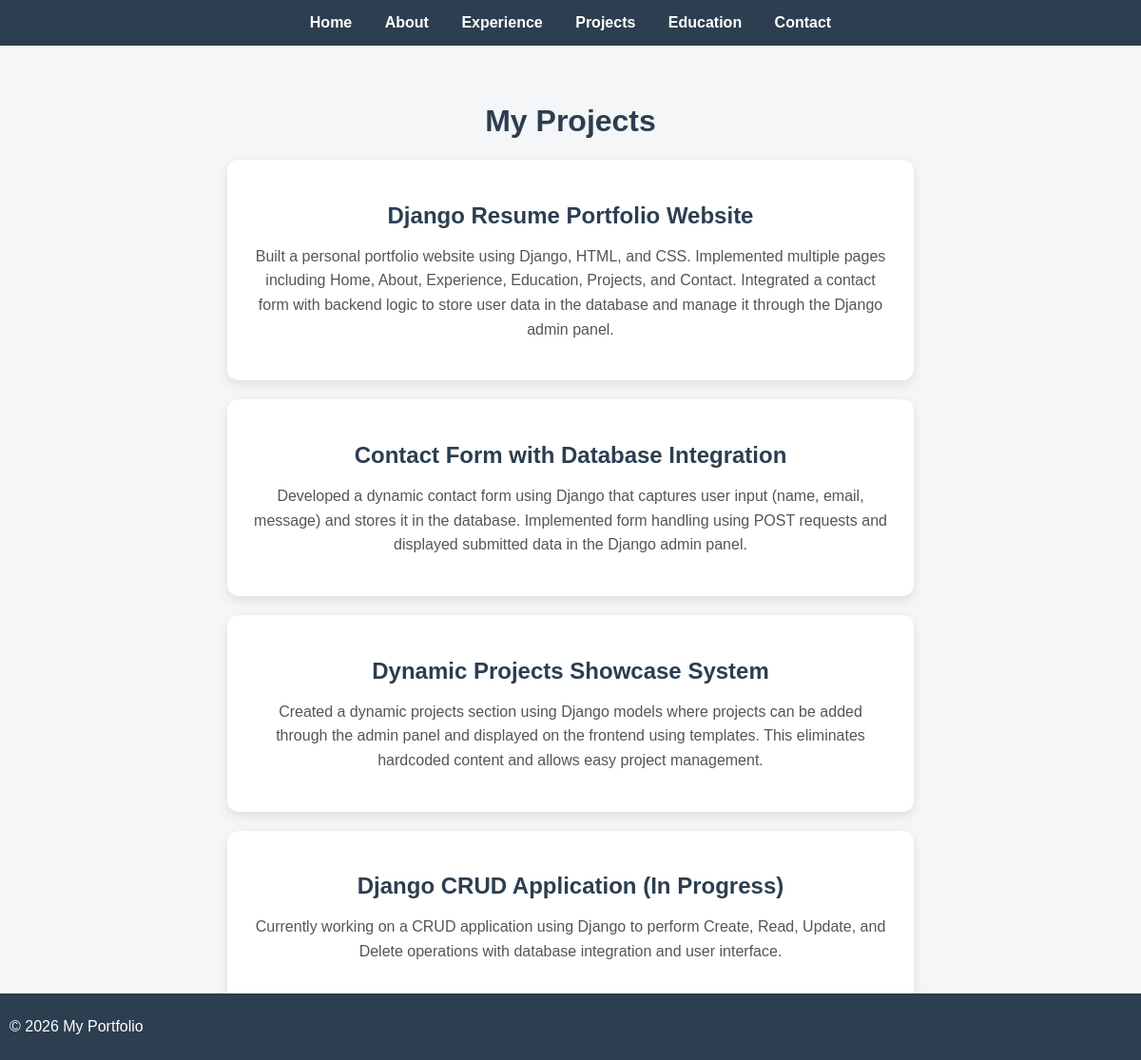
/projects/, run on the app's committed database.
### resume/models.py (models this page shows, shortened)
class Project(models.Model):
    title = models.CharField(max_length=200)
    description = models.TextField()

### resume/views.py (the view)
# urls.py: path('projects/', views.projects, name='projects'),
def projects(request):
    data = Project.objects.all()
    return render(request, 'projects.html', {'projects': data})

### templates/projects.html
{% extends 'base.html' %}
{% block content %}
<h1>My Projects</h1>
{% for project in projects %}
<div class="card">
    <h2>{{ project.title }}</h2>
    <p>{{ project.description }}</p>
</div>
{% endfor %}
{% endblock %}

### templates/base.html (shortened to what this page needs)
<!DOCTYPE html>
<html>
<head>
    {% load static %}
    <link rel="stylesheet" href="{% static 'css/style.css' %}">
</head>
<body>
<nav>
    <a href="/">Home</a>
    <a href="/about/">About</a>
    <a href="/experience/">Experience</a>
    <a href="/projects/">Projects</a>
    <a href="/education/">Education</a>
    <a href="/contact/">Contact</a>
</nav>
<div class="container">
    {% block content %}
    {% endblock %}
</div>
<footer>
    <p>© 2026 My Portfolio</p>
</footer>
</body>
</html>

### static/css/style.css (style rules this page uses)
body { margin: 0; font-family: Arial, sans-serif; background-color: #f4f6f8; }
nav { background-color: #2c3e50; padding: 15px; text-align: center; }
nav a { color: white; text-decoration: none; margin: 0 15px; font-weight: bold; }
.container { padding: 40px; text-align: center; }
h1 { color: #2c3e50; }
h2 { color: #34495e; }
.card { background: white; padding: 20px; margin: 20px auto; width: 60%; box-shadow: 0 0 10px rgba(0,0,0,0.1); border-radius: 10px; }
footer { background-color: #2c3e50; color: white; padding: 10px; position: fixed; bottom: 0; width: 100%; }
.card { background: white; padding: 25px; margin: 20px auto; width: 70%; box-shadow: 0 4px 12px rgba(0,0,0,0.1); border-radius: 12px; }
.card h2 { margin-bottom: 10px; color: #2c3e50; }
.card p { line-height: 1.6; color: #555; }
.card { background: white; padding: 25px; margin: 20px auto; width: 60%; box-shadow: 0 4px 12px rgba(0,0,0,0.1); border-radius: 12px; }

### data on the page
Project: title "Django Resume Portfolio Website", description "Built a personal portfolio website using Django, HTML, and CSS. Implemented multiple pages including Home, About, Experience, Education, Projects, and Contact. Integrated a contact form with backend logic to store user data in the database and manage it through the Django admin panel."
Project: title "Contact Form with Database Integration", description "Developed a dynamic contact form using Django that captures user input (name, email, message) and stores it in the database. Implemented form handling using POST requests and displayed submitted data in the Django admin panel."
Project: title "Dynamic Projects Showcase System", description "Created a dynamic projects section using Django models where projects can be added through the admin panel and displayed on the frontend using templates. This eliminates hardcoded content and allows easy project management."
Project: title "Django CRUD Application (In Progress)", description "Currently working on a CRUD application using Django to perform Create, Read, Update, and Delete operations with database integration and user interface."
